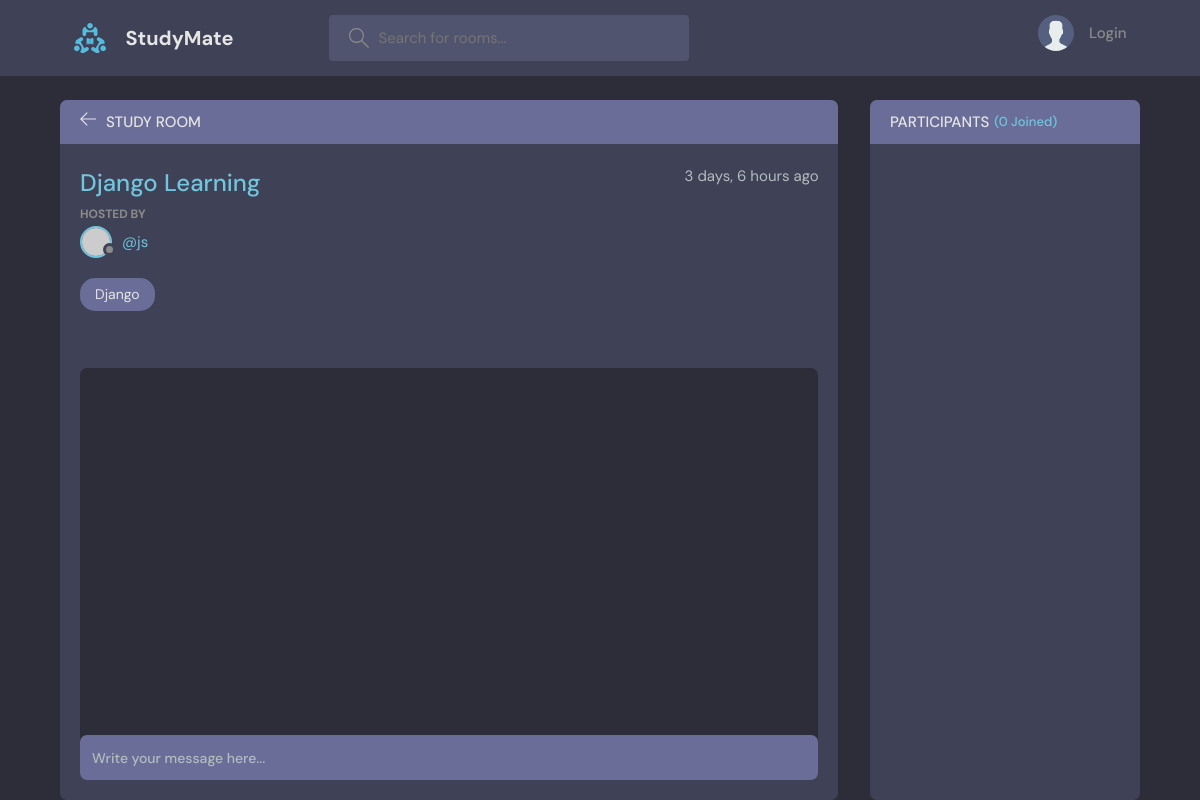
The page /room/2/ on the database as committed earlier.
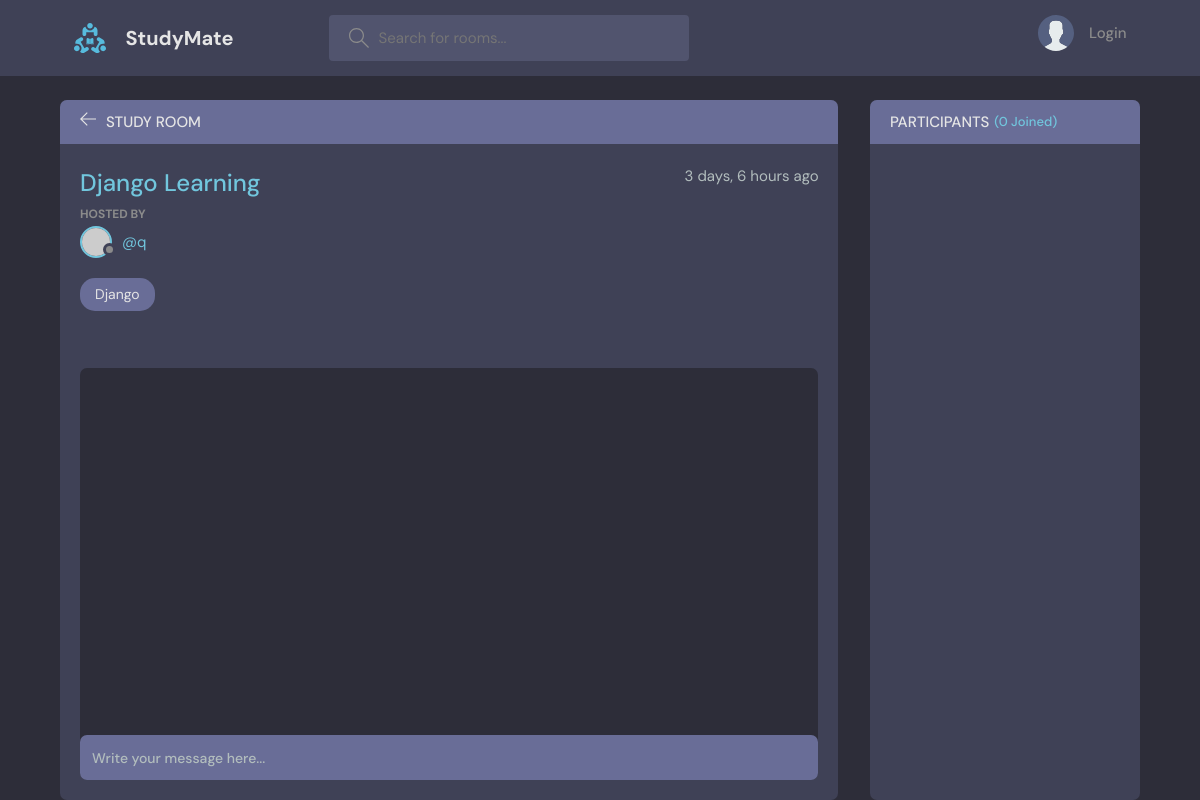
The same page on the database as committed later.
### base/models.py (models this page shows, shortened)
class Room(models.Model):
    host = models.ForeignKey(User,on_delete=models.SET_NULL,null=True)
    topic = models.ForeignKey(Topic,on_delete=models.SET_NULL,null=True)
    name = models.CharField(max_length=200)
    description = models.TextField(blank=True,null=True)
    participants = models.ManyToManyField(User, related_name='participants',blank=True)
    updated = models.DateTimeField(auto_now=True)
    created = models.DateTimeField(auto_now_add=True)
    class Meta:
        ordering = ['-updated','-created']

class Topic(models.Model):
    name = models.CharField(max_length=200)
    def __str__(self):
        return self.name

### base/views.py (the view)
# urls.py: path('room/<int:pk>/',views.room,name='room'),
def room(request,pk):
    room = Room.objects.get(id=pk)
    room_messages = room.message_set.all()
    participants = room.participants.all()
    if request.method=='POST':
        message = Message.objects.create(
            user = request.user, room = room, body = request.POST.get('body')
        )
        room.participants.add(request.user)
        return redirect('room',pk=room.id)
    context = {"room":room,
               "room_messages":room_messages,
               "participants":participants,
               }
    return render(request,'base/room.html',context)

### templates/base/room.html (shortened to what this page needs)
{% extends "main.html" %}
{% block content %}
<main class="profile-page layout layout--2">
  <div class="container">
    <div class="room">
      <div class="room__top">
        <div class="room__topLeft">
          <a href="{% url 'home' %}">
            <svg version="1.1" xmlns="http://www.w3.org/2000/svg" width="32" height="32" viewBox="0 0 32 32">
              <title>arrow-left</title>
              <path
                d="M13.723 2.286l-13.723 13.714 13.719 13.714 1.616-1.611-10.96-10.96h27.625v-2.286h-27.625l10.965-10.965-1.616-1.607z">
              </path>
            </svg>
          </a>
          <h3>Study Room</h3>
        </div>
      </div>
      <div class="room__box scroll">
        <div class="room__header scroll">
          <div class="room__info">
            <h3>{{room.name}}</h3>
            <span>{{room.created|timesince}} ago</span>
          </div>
          <div class="room__hosted">
            <p>Hosted By</p>
            <a href="{% url 'profile' room.host.id %}" class="room__author">
              <div class="avatar avatar--small">
                <img src="https://randomuser.me/api/portraits/men/37.jpg" />
              </div>
              <span>@{{room.host.username}}</span>
            </a>
          </div>
          <span class="room__topics">{{room.topic}}</span>
        </div>
        <div class="room__conversation">
          <div class="threads scroll">
          </div>
        </div>
      </div>
      <div class="room__message">
        <form action="" method="POST">
          <input name="body" type="text" placeholder="Write your message here..." />
        </form>
      </div>
    </div>
    <div class="participants">
      <h3 class="participants__top">Participants <span>({{participants.count}} Joined)</span></h3>
      <div class="participants__list scroll">
      </div>
    </div>
  </div>
</main>
{% endblock content %}

Rows that differ between the two databases and show on the page:
changed Room "Django Learning": host.username "js" → "q"
